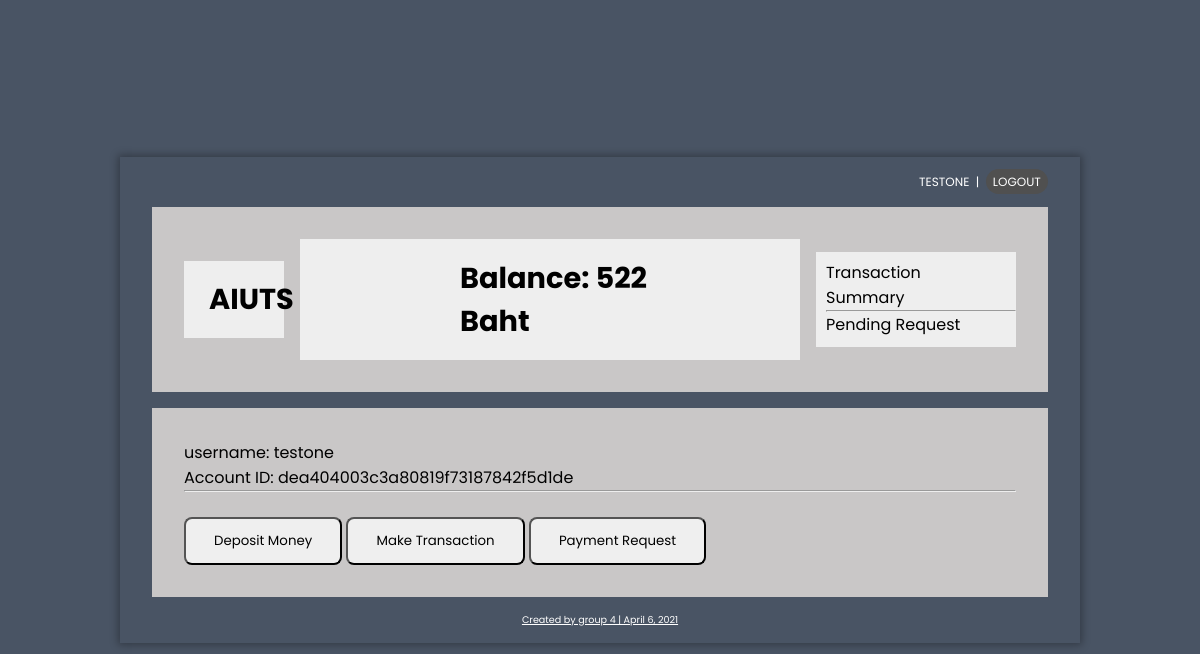
Page / (signed in) on the earlier database version.
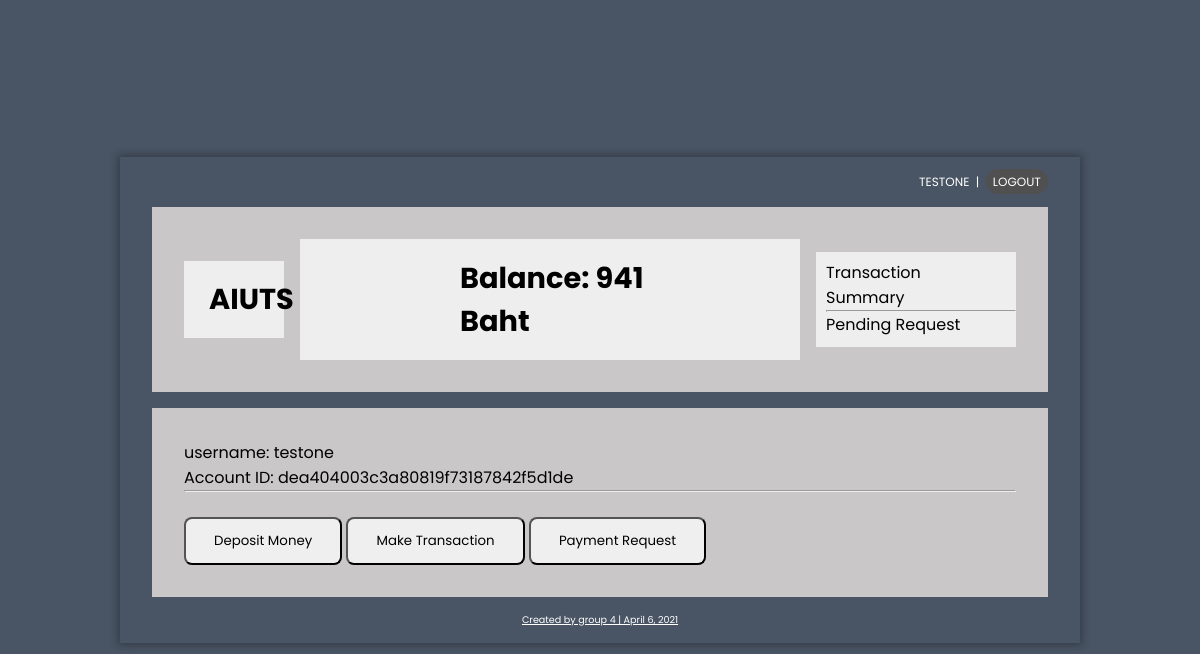
Same page on the later database version.
### AIUTS/models.py (models this page shows, shortened)
class UserAccount(models.Model):
    user = models.OneToOneField(User, on_delete=models.CASCADE)
    accountId = models.CharField(primary_key=True,max_length=255,)
    accountAmount = models.IntegerField(default=100)
    '''
    everytime the user is create, it will add to a users group directly
    '''

### AIUTS/views.py (the view)
# urls.py: path('', views.userAccountList.as_view(), name='index'),
class userAccountList(LoginRequiredMixin,generic.ListView):
    login_url = '/accounts/login/'
    template_name = 'AIUTS/index.html'
    context_object_name = 'users'
    def get_queryset(self):
        return UserAccount.objects.filter(user=self.request.user)

### AIUTS/templates/AIUTS/index.html (shortened to what this page needs)
{% extends "AIUTS/template.html" %}
{% block heading %}
{% if users %}
    {% for user in users %}
        <p>Balance: <span id="accountAmount">{{user.accountAmount}}</span> Baht</p>
    {% endfor %}
    {% else %}
    <p> No Account are available. </p>
    {% endif %}
{% endblock heading %}
{% block content %}
    <p>username:  {{ user }}</p>
    {% if users %}
            {% for user in users %}
                <p>Account ID: {{ user.accountId }} </p>
            {% endfor %}
        {% else %}
        <p> No Account are available. </p>
    {% endif %}
    <hr /> </br>
    <div class="navbuttons">
        <button class="btnMain"><a href="{% url 'AIUTS:deposit' %}" >Deposit Money</a></button>
        <button class="btnMain"><a href="{% url 'AIUTS:addTransaction' %}" >Make Transaction</a></button>
        <button class="btnMain"><a href="{% url 'AIUTS:paymentRequest' %}" >Payment Request</a></button>
    </div>
{% endblock content %}

Differences in the rows shown:
changed UserAccount "dea404003c3a80819f73187842f5d1de": accountAmount "522" → "941"
